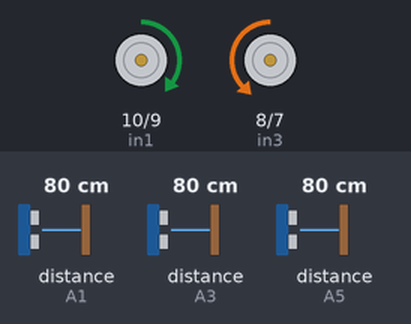
This sketch was run on a simulated Arduino Uno, built with avr-gcc and run on an emulated ATmega328P. On the bench: motor-driver pin pairs drawn as motors (green arrow = first pin HIGH = forward, orange = second pin HIGH = backward, longer = more drive, scaled by the enable pin). Wiring (inferred from the names in the program): 3 × ultrasonic range finder: trigger A0, echo A1 / trigger A2, echo A3 / trigger A4, echo A5. Inputs (shaded band) come from the test bench; at power-on: distance to the obstacle (sensors on A1, A3, A5) 80 cm. The echo pulse lasts 58.3 µs per cm; what the sketch prints to the serial monitor is not drawn.

Above: at 5.1 s.
5.2 s: distance to the obstacle (sensor on A1) set to 2 cm
At 6.5 s:
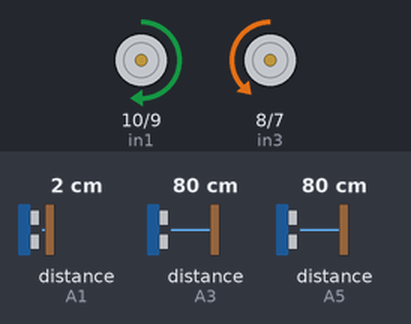
6.8 s: distance to the obstacle (sensor on A3) set to 2 cm
At 9.3 s:
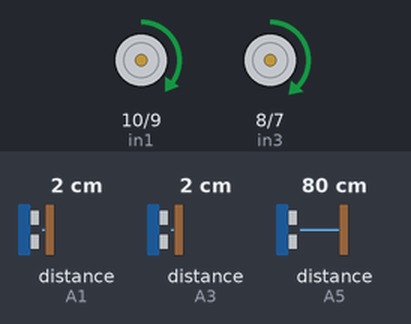
9.8 s: distance to the obstacle (sensor on A3) set to 120 cm
At 11.3 s:
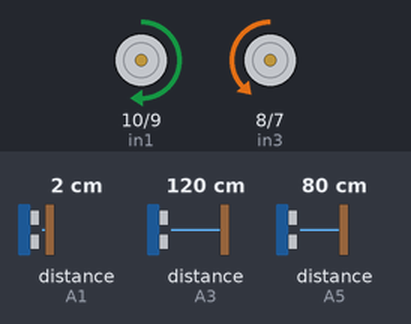
14.8 s: distance to the obstacle (sensor on A1) set to 18 cm
At 15.9 s:
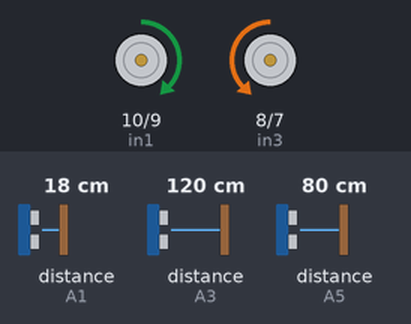
17.8 s: distance to the obstacle (sensor on A3) set to 23 cm
20.8 s: distance to the obstacle (sensor on A3) set to 19 cm
At 22.0 s:
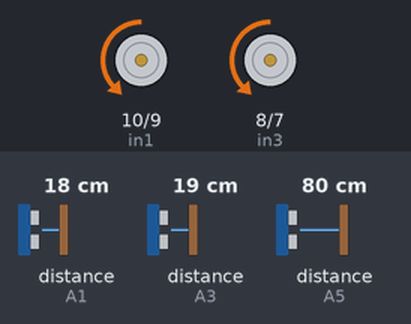
Timing chart, 0 to 24.8 s (numbered marks = the images above; inputs shaded):
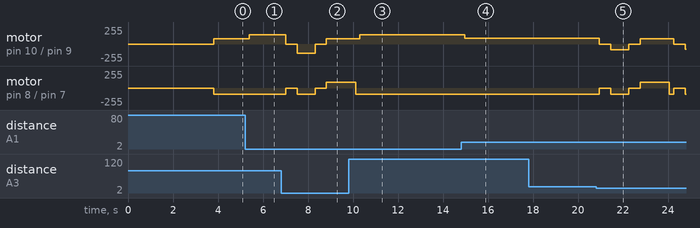

The sketch:

wallfollow.ino
```cpp
int trig1 = A0, echo1 = A1;  // cảm biến trái
int trig2 = A2, echo2 = A3;  // cảm biến giữa
int trig3 = A4, echo3 = A5;  // cảm biến phải

int ENA = 11, ENB = 3;  // chân điều khiển tốc độ
int in1 = 10, in2 = 9, in3 = 8, in4 = 7;  // chân điều khiển hướng đi

int leftSpeed = 80, rightSpeed = 90, lOutSpeed = 80; // tốc độ bánh xe**
long Duration, Distance; // thời gian, khoảng cách phản lại
long leftDistance = 0, middleDistance = 0, rightDistance = 0;
float soundSpeed = 0.0343;  //tôc độ âm thanh 343 m/s = 0.0343 cm/um
int wall = 20;//Khoảng cách vật chắn**
long minDistance = 1;

void setup()
{
  Serial.begin(9600);
  pinMode(trig1, OUTPUT);
  pinMode(trig2, OUTPUT);
  pinMode(trig3, OUTPUT);
  pinMode(echo1, INPUT);
  pinMode(echo2, INPUT);
  pinMode(echo3, INPUT);

  pinMode(ENA, OUTPUT);
  pinMode(ENB, OUTPUT);
  pinMode(in1, OUTPUT);
  pinMode(in2, OUTPUT);
  pinMode(in3, OUTPUT);
  pinMode(in4, OUTPUT);
  stop();
  delay(3800);
  forward();
  delay(100);
}

long leftMeasurement()  //Đo khoảng cách trái
{
  digitalWrite(trig1, LOW);
  delayMicroseconds(2);
  digitalWrite(trig1, HIGH);
  delayMicroseconds(10);
  digitalWrite(trig1, LOW);
  Duration = pulseIn(echo1, HIGH);
  Distance = soundSpeed * (Duration / 2);  //s =v*t
  return (Distance);
}

long middleMeasurement()  // Đo khoảng cách phía trước
{
  digitalWrite(trig2, LOW);
  delayMicroseconds(2);
  digitalWrite(trig2, HIGH);
  delayMicroseconds(10);
  digitalWrite(trig2, LOW);
  Duration = pulseIn(echo2, HIGH);
  Distance = soundSpeed * Duration / 2;
  return (Distance);
}

long rightMeasurement()  // Đo khoảng cách phải
{
  digitalWrite(trig3, LOW);
  delayMicroseconds(2);
  digitalWrite(trig3, HIGH);
  delayMicroseconds(10);
  digitalWrite(trig3, LOW);
  Duration = pulseIn(echo3, HIGH);
  Distance = soundSpeed * Duration / 2;
  return (Distance);
}


void forward() {
  Serial.print("Đang đi Thẳng");
  analogWrite(ENA, leftSpeed);
  analogWrite(ENB, rightSpeed);
  digitalWrite(in1, 1);
  digitalWrite(in2, 0);
  digitalWrite(in3, 0);
  digitalWrite(in4, 1);
}
void turnLeft()
{
  Serial.print("Rẽ trái!!");
  analogWrite(ENA, leftSpeed);
  analogWrite(ENB, rightSpeed);
  digitalWrite(in1, 0);
  digitalWrite(in2, 1);
  digitalWrite(in3, 0);
  digitalWrite(in4, 1);
}

void turnRight()
{
  Serial.print("Rẽ Phải!!");
  analogWrite(ENA, leftSpeed);
  analogWrite(ENB, rightSpeed);
  digitalWrite(in1, 1);
  digitalWrite(in2, 0);
  digitalWrite(in3, 1);
  digitalWrite(in4, 0);
}


void stop()
{
  Serial.print("Phát hiện vật cản!!");
  analogWrite(ENA, LOW);
  analogWrite(ENB, LOW);
}


void checkDistance()
{
  int diff = 0;
  diff = wall - leftDistance;
  lOutSpeed = leftSpeed + (diff * 3);
  while(true)
  {
    if(leftDistance < wall && middleDistance > wall)
    {
      Serial.println("Tang Toc Trai$$$");
      analogWrite(ENA, lOutSpeed);
      analogWrite(ENB, rightSpeed);
      digitalWrite(in1, 1);
      digitalWrite(in2, 0);
      digitalWrite(in3, 0);
      digitalWrite(in4, 1);
      break;
    }
    if(leftDistance < wall && middleDistance < wall )
    {
      Serial.println("Re Trai!!");
      stop();
      delay(500);
      turnLeft();
      delay(800);
      stop();
      delay(500);

      int middleDistanceHT = 0;
      middleDistanceHT = middleMeasurement();
      if(middleDistanceHT < wall)
      {
        Serial.print("Sai Duong Re Phai!!");
        turnRight();
        delay(1300);
        forward();
        delay(100);
        break;
      }
      else if(middleDistanceHT > wall)
      {
        break;
      }
      break;
    }
    else
    {
      forward();
      break;
    }
  }
}


void loop()
{
  leftDistance = leftMeasurement();
  delay(10);
  middleDistance = middleMeasurement();
  delay(10);
  rightDistance = rightMeasurement();
  delay(10);

  Serial.print("Khoảng cách trái: ");
  Serial.print(leftDistance);
  Serial.println("Cm");

  Serial.print("Khoảng cách phía trước: ");
  Serial.print(middleDistance);
  Serial.println("Cm");

  Serial.print("Khoảng cách Phải: ");
  Serial.print(rightDistance);
  Serial.println("Cm");

  checkDistance();

}
```

Measured:
- the behaviour switches between 21 and 20 cm on distance to the obstacle (sensor on A3) (found by bisection; images 4 and 5)
- after the input at 5.2 s, motor on pin 10 (in1) / pin 9 (in2): forward 80/255 → forward 137/255 after 0.18 s
- after the input at 6.8 s, motor on pin 10 (in1) / pin 9 (in2): forward 137/255 → stopped after 0.21 s, → backward 137/255 0.50 s later, → stopped 0.80 s later, → forward 80/255 0.50 s later; motor on pin 8 (in3) / pin 7 (in4): backward 90/255 → stopped after 0.21 s, → backward 90/255 0.50 s later, → stopped 0.80 s later, → forward 90/255 0.50 s later
- after the input at 9.8 s, motor on pin 8 (in3) / pin 7 (in4): goes on until 10.1 s, then stays backward 90/255
- after the input at 14.8 s, motor on pin 10 (in1) / pin 9 (in2): forward 137/255 → forward 89/255 after 0.17 s
- after the input at 17.8 s, every drawn part: stays the same
